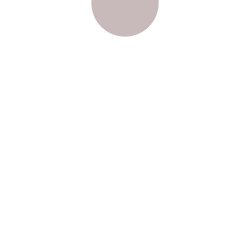
Frame 1 (no input)
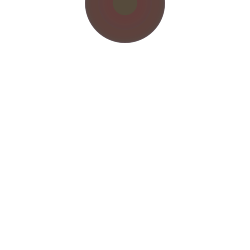
Frame 60 (the mouse pressed at the canvas centre just before this capture)
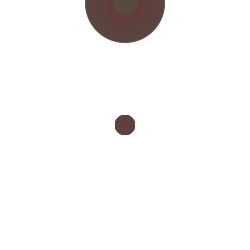
Frame 120 (the mouse held since frame 60 and released just before this capture)

The Processing sketch that drew these frames (run headless with seeded random() and noise(); from frame 60 on, the mouse is pressed at the canvas centre):

// Processing sketch: processing_160825
// ── processing_160825.pde

 int counter;

void setup() {  //setup function called initially, only once
  size(250, 250);
  background(255);  //set background white
  colorMode(HSB);   //set colors to Hue, Saturation, Brightness mode
  counter = 0;
}

void draw() {  //draw function loops 
  counter++;
  noStroke();
  fill(random(505),100,100,90);
  
  if(mousePressed == true) { //add some interaction
    ellipse(mouseX, mouseY, 20, 20);
  }
  else {
    ellipse(width/2, height/80, 80*sin(counter), 80*sin(counter));
  }
}
